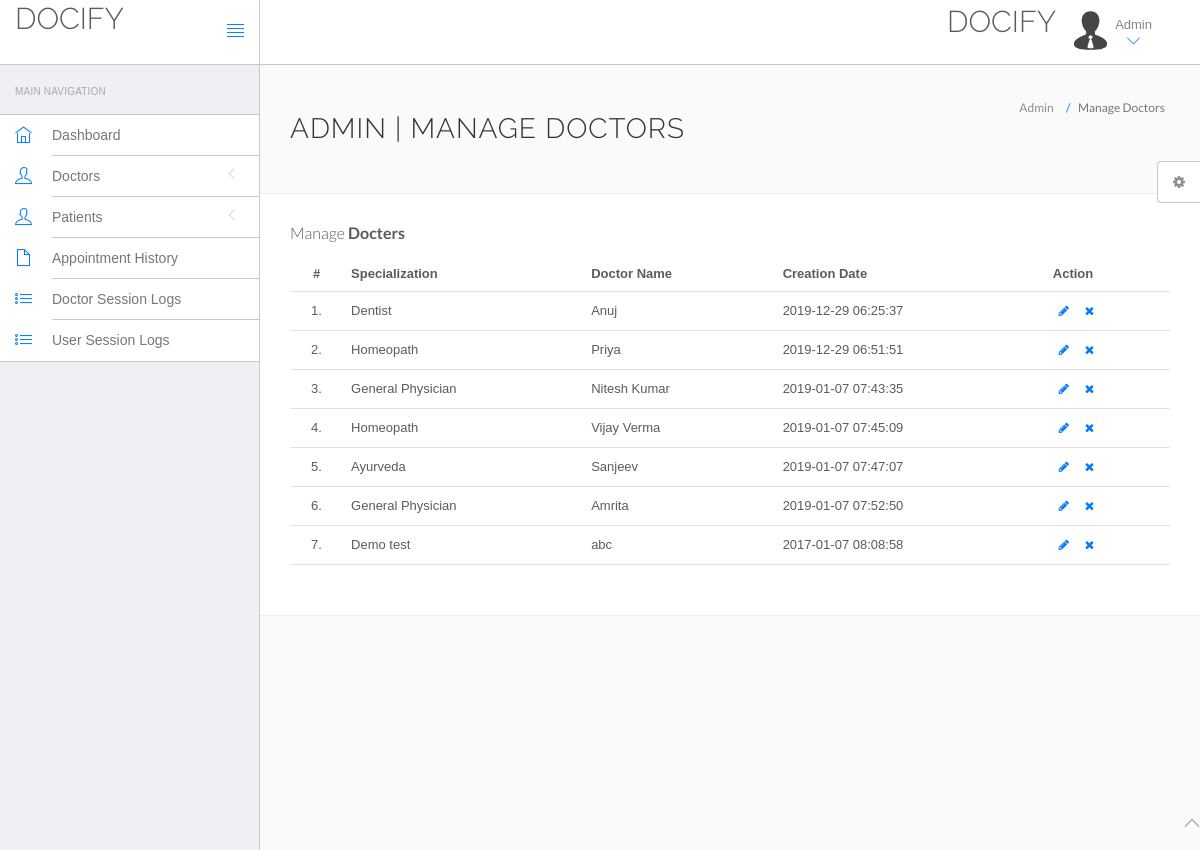
The page /hms/admin/manage-doctors.php (signed in) on the database its author committed.
### tables this page shows
CREATE TABLE IF NOT EXISTS `doctors` (
  `id` int(11) NOT NULL,
  `specilization` varchar(255) NOT NULL,
  `doctorName` varchar(255) NOT NULL,
  `address` longtext NOT NULL,
  `docFees` varchar(255) NOT NULL,
  `contactno` bigint(11) NOT NULL,
  `docEmail` varchar(255) NOT NULL,
  `password` varchar(255) NOT NULL,
  `creationDate` timestamp NOT NULL DEFAULT CURRENT_TIMESTAMP,
  `updationDate` varchar(255) NOT NULL
);

### hms/admin/manage-doctors.php (the view, shortened to what this page needs)
<!DOCTYPE html>
<html lang="en">
	<head>
		<link rel="stylesheet" href="vendor/bootstrap/css/bootstrap.min.css">
		<link rel="stylesheet" href="vendor/fontawesome/css/font-awesome.min.css">
		<link rel="stylesheet" href="vendor/themify-icons/themify-icons.min.css">
		<link href="vendor/animate.css/animate.min.css" rel="stylesheet" media="screen">
		<link href="vendor/perfect-scrollbar/perfect-scrollbar.min.css" rel="stylesheet" media="screen">
		<link href="vendor/switchery/switchery.min.css" rel="stylesheet" media="screen">
		<link href="vendor/bootstrap-touchspin/jquery.bootstrap-touchspin.min.css" rel="stylesheet" media="screen">
		<link href="vendor/select2/select2.min.css" rel="stylesheet" media="screen">
		<link href="vendor/bootstrap-datepicker/bootstrap-datepicker3.standalone.min.css" rel="stylesheet" media="screen">
		<link href="vendor/bootstrap-timepicker/bootstrap-timepicker.min.css" rel="stylesheet" media="screen">
		<link rel="stylesheet" href="assets/css/styles.css">
		<link rel="stylesheet" href="assets/css/plugins.css">
		<link rel="stylesheet" href="assets/css/themes/theme-1.css" id="skin_color" />
	</head>
	<body>
		<div id="app">
<?php include('include/sidebar.php');?>
			<div class="app-content">
						<?php include('include/header.php');?>
				<div class="main-content" >
					<div class="wrap-content container" id="container">
						<section id="page-title">
							<div class="row">
								<div class="col-sm-8">
									<h1 class="mainTitle">Admin | Manage Doctors</h1>
																	</div>
								<ol class="breadcrumb">
									<li>
										<span>Admin</span>
									</li>
									<li class="active">
										<span>Manage Doctors</span>
									</li>
								</ol>
							</div>
						</section>
						<div class="container-fluid container-fullw bg-white">
									<div class="row">
								<div class="col-md-12">
									<h5 class="over-title margin-bottom-15">Manage <span class="text-bold">Docters</span></h5>
									<table class="table table-hover" id="sample-table-1">
										<thead>
											<tr>
												<th class="center">#</th>
												<th>Specialization</th>
												<th class="hidden-xs">Doctor Name</th>
												<th>Creation Date </th>
												<th>Action</th>
											</tr>
										</thead>
										<tbody>
<?php
$sql=mysql_query("select * from doctors");
$cnt=1;
while($row=mysql_fetch_array($sql))
{
?>
											<tr>
												<td class="center"><?php echo $cnt;?>.</td>
												<td class="hidden-xs"><?php echo $row['specilization'];?></td>
												<td><?php echo $row['doctorName'];?></td>
												<td><?php echo $row['creationDate'];?>
												</td>
												<td >
												<div class="visible-md visible-lg hidden-sm hidden-xs">
							<a href="edit-doctor.php?id=<?php echo $row['id'];?>" class="btn btn-transparent btn-xs" tooltip-placement="top" tooltip="Edit"><i class="fa fa-pencil"></i></a>
	<a href="manage-doctors.php?id=<?php echo $row['id']?>&del=delete" onClick="return confirm('Are you sure you want to delete?')"class="btn btn-transparent btn-xs tooltips" tooltip-placement="top" tooltip="Remove"><i class="fa fa-times fa fa-white"></i></a>
												</div>
												</td>
											</tr>
											<?php
$cnt=$cnt+1;
											 }?>
										</tbody>
									</table>
								</div>
							</div>
								</div>
							</div>
						</div>
					</div>
				</div>
	<?php include('include/footer.php');?>
	<?php include('include/setting.php');?>
	</body>
</html>

### hms/admin/assets/css/themes/theme-1.css (style rules this page uses)
body { background: #FAFAFA; }

### rows shown on the page
doctors: specilization "Dentist", doctorName "Anuj", creationDate "2019-12-29 06:25:37"
doctors: specilization "Homeopath", doctorName "Priya", creationDate "2019-12-29 06:51:51"
doctors: specilization "General Physician", doctorName "Nitesh Kumar", creationDate "2019-01-07 07:43:35"
doctors: specilization "Homeopath", doctorName "Vijay Verma", creationDate "2019-01-07 07:45:09"
doctors: specilization "Ayurveda", doctorName "Sanjeev", creationDate "2019-01-07 07:47:07"
doctors: specilization "General Physician", doctorName "Amrita", creationDate "2019-01-07 07:52:50"
doctors: specilization "Demo test", doctorName "abc", creationDate "2017-01-07 08:08:58"
